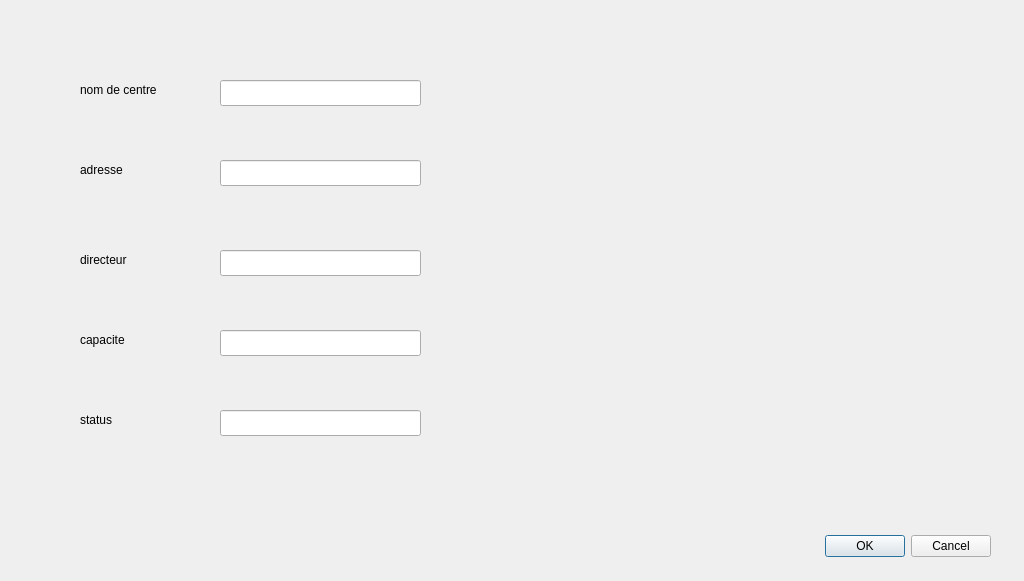
<?xml version="1.0" encoding="UTF-8"?>
<ui version="4.0">
 <class>ajouter</class>
 <widget class="QDialog" name="ajouter">
  <property name="geometry">
   <rect>
    <x>0</x>
    <y>0</y>
    <width>1024</width>
    <height>581</height>
   </rect>
  </property>
  <property name="windowTitle">
   <string>Dialog</string>
  </property>
  <widget class="QDialogButtonBox" name="buttonBox">
   <property name="geometry">
    <rect>
     <x>650</x>
     <y>530</y>
     <width>341</width>
     <height>32</height>
    </rect>
   </property>
   <property name="orientation">
    <enum>Qt::Orientation::Horizontal</enum>
   </property>
   <property name="standardButtons">
    <set>QDialogButtonBox::StandardButton::Cancel|QDialogButtonBox::StandardButton::Ok</set>
   </property>
  </widget>
  <widget class="QLabel" name="label">
   <property name="geometry">
    <rect>
     <x>80</x>
     <y>80</y>
     <width>121</width>
     <height>20</height>
    </rect>
   </property>
   <property name="text">
    <string>nom de centre</string>
   </property>
  </widget>
  <widget class="QLabel" name="label_2">
   <property name="geometry">
    <rect>
     <x>80</x>
     <y>160</y>
     <width>63</width>
     <height>20</height>
    </rect>
   </property>
   <property name="text">
    <string>adresse</string>
   </property>
  </widget>
  <widget class="QLabel" name="label_3">
   <property name="geometry">
    <rect>
     <x>80</x>
     <y>250</y>
     <width>63</width>
     <height>20</height>
    </rect>
   </property>
   <property name="text">
    <string>directeur </string>
   </property>
  </widget>
  <widget class="QLabel" name="label_4">
   <property name="geometry">
    <rect>
     <x>80</x>
     <y>330</y>
     <width>63</width>
     <height>20</height>
    </rect>
   </property>
   <property name="text">
    <string>capacite</string>
   </property>
  </widget>
  <widget class="QLabel" name="label_5">
   <property name="geometry">
    <rect>
     <x>80</x>
     <y>410</y>
     <width>63</width>
     <height>20</height>
    </rect>
   </property>
   <property name="text">
    <string>status</string>
   </property>
  </widget>
  <widget class="QLineEdit" name="lineEdit">
   <property name="geometry">
    <rect>
     <x>220</x>
     <y>80</y>
     <width>201</width>
     <height>26</height>
    </rect>
   </property>
  </widget>
  <widget class="QLineEdit" name="lineEdit_2">
   <property name="geometry">
    <rect>
     <x>220</x>
     <y>160</y>
     <width>201</width>
     <height>26</height>
    </rect>
   </property>
  </widget>
  <widget class="QLineEdit" name="lineEdit_3">
   <property name="geometry">
    <rect>
     <x>220</x>
     <y>250</y>
     <width>201</width>
     <height>26</height>
    </rect>
   </property>
  </widget>
  <widget class="QLineEdit" name="lineEdit_4">
   <property name="geometry">
    <rect>
     <x>220</x>
     <y>330</y>
     <width>201</width>
     <height>26</height>
    </rect>
   </property>
  </widget>
  <widget class="QLineEdit" name="lineEdit_5">
   <property name="geometry">
    <rect>
     <x>220</x>
     <y>410</y>
     <width>201</width>
     <height>26</height>
    </rect>
   </property>
  </widget>
 </widget>
 <resources/>
 <connections>
  <connection>
   <sender>buttonBox</sender>
   <signal>accepted()</signal>
   <receiver>ajouter</receiver>
   <slot>accept()</slot>
   <hints>
    <hint type="sourcelabel">
     <x>248</x>
     <y>254</y>
    </hint>
    <hint type="destinationlabel">
     <x>157</x>
     <y>274</y>
    </hint>
   </hints>
  </connection>
  <connection>
   <sender>buttonBox</sender>
   <signal>rejected()</signal>
   <receiver>ajouter</receiver>
   <slot>reject()</slot>
   <hints>
    <hint type="sourcelabel">
     <x>316</x>
     <y>260</y>
    </hint>
    <hint type="destinationlabel">
     <x>286</x>
     <y>274</y>
    </hint>
   </hints>
  </connection>
 </connections>
</ui>
